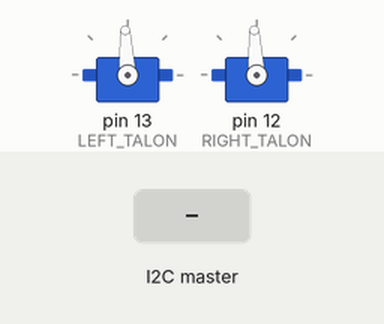
Recording of a sketch running on a simulated Arduino Uno, built with avr-gcc and run on an emulated ATmega328P. Parts: 2 × servo. The test bench sets the inputs (shaded band).

Above: at 1.2 s.
1.3 s: the I2C master sends "L"
Timing chart, 0 to 4.3 s (numbered marks = the images above; inputs shaded):
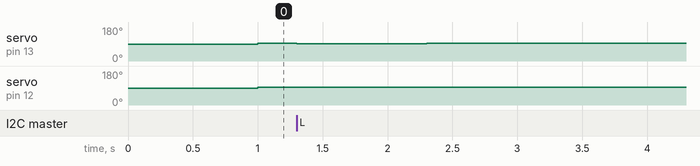

The sketch:

Talon_Control.ino
```cpp
//Using servo objects for the talons because they're weird
#include <Servo.h>
#include <Wire.h>

#define LEFT_TALON    13
#define RIGHT_TALON   12

int lDirByte = 0;
int lSpeedByte = 0;
int rDirByte = 0;
int rSpeedByte = 0;

int Lval = 0;
int Rval = 0;

//attach motors to servo objects
Servo LTalon;  //creating servo objects for each individual talon
Servo RTalon;

unsigned long tick;

void setup()
{
	Wire.begin(8);                  //begin i2c address
  Serial.begin(9600);
  Wire.onReceive(receiveEvent);   //to be exectued each time i2c transaction occurs
	LTalon.attach(LEFT_TALON);             // attaches motors to the servo objects with corresponding (pins)
	RTalon.attach(RIGHT_TALON);
}

void loop()
{
	if (millis() - tick >= 1000)
	{
		stopMovement();
		tick = millis();
	}
}

//executes every time something is sent over i2c
void receiveEvent(int howMany)
{
	tick = millis();

	//set the first byte to dirByte and the second to speedByte
	lDirByte = Wire.read();
	lSpeedByte = Wire.read();
	rDirByte = Wire.read();
	rSpeedByte = Wire.read();

	if (lDirByte == 76)
		Lval = 1500+(lSpeedByte*5);
	else if (lDirByte == 108)
		Lval = 1500-(lSpeedByte*5);
	else
		Lval = 1500;

	if (rDirByte == 82)
		Rval = 1500+(rSpeedByte*5);
	else if (rDirByte == 114)
		Rval = 1500-(rSpeedByte*5);
	else
		Rval = 1500;

	LTalon.write(Lval);
	RTalon.write(Rval);
}

void stopMovement () {
	LTalon.write(1500);
	RTalon.write(1500);
	return;
}
```

Measured:
- after the input at 1.3 s, servo on pin 13 (LEFT_TALON): 93° → 92° at once, → 93° 1.0 s later
